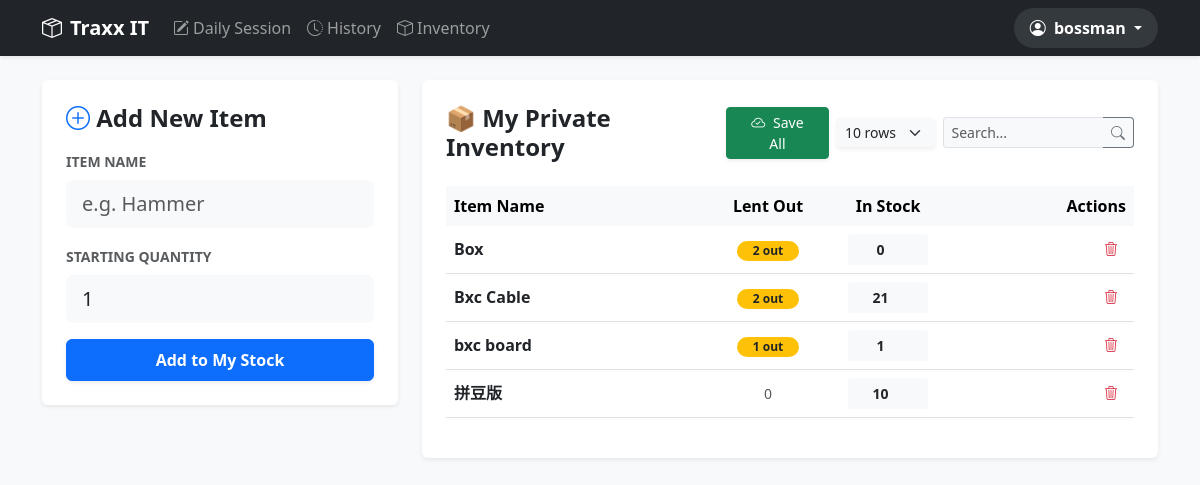
Page /inventory (signed in) on the committed database.
### models.py (models this page shows)
class User(db.Model):
    id = db.Column(db.Integer, primary_key=True)
    username = db.Column(db.String(80), unique=True, nullable=False)
    password = db.Column(db.String(120), nullable=False)
    role = db.Column(db.String(20), default='staff') # 'boss' or 'staff'
    display_name = db.Column(db.String(100), nullable=True)
    is_active = db.Column(db.Boolean, default=True)

class Item(db.Model):
    id = db.Column(db.Integer, primary_key=True)
    name = db.Column(db.String(100), nullable=False)
    quantity = db.Column(db.Integer, default=0)
    user_id = db.Column(db.Integer, db.ForeignKey('user.id'))
    is_active = db.Column(db.Boolean, default=True)

### app.py (the view, shortened to what this page needs)
@app.route('/inventory', methods=['GET', 'POST'])
def inventory():
    if 'user_id' not in session: return redirect(url_for('login'))
    user = db.session.get(User, session['user_id'])
    page = request.args.get('page', 1, type=int)
    per_page = request.args.get('per_page', 10, type=int)
    search_query = request.args.get('search', '')
    lent_subquery = db.session.query(DayRecord.item_id).filter(DayRecord.is_returned == False, DayRecord.is_sold == False).distinct().subquery()
    items_query = Item.query.filter_by(user_id=user.id).filter(
        db.or_(Item.is_active == True, Item.id.in_(lent_subquery))
    )
    if search_query:
        items_query = items_query.filter(Item.name.ilike(f"%{search_query}%"))
    pagination = items_query.order_by(Item.is_active.desc(), Item.name).paginate(page=page, per_page=per_page)
    for item in pagination.items:
        item.lent_out = db.session.query(func.sum(DayRecord.quantity_out)).filter(
            DayRecord.item_id == item.id, DayRecord.is_returned == False, DayRecord.is_sold == False
        ).scalar() or 0
    return render_template('inventory.html',
                           pagination=pagination,
                           items=pagination.items,
                           search_query=search_query,
                           per_page=per_page)

### app.py (called while the page is built)
@app.context_processor
def inject_user():
    if 'user_id' in session:
        user = User.query.get(session['user_id'])
        return dict(current_user=user)
    return dict(current_user=None)

### templates/inventory.html (shortened to what this page needs)
{% extends "base.html" %}
{% block content %}
<div class="row">
    <div class="col-md-4">
        <div class="card shadow-sm p-4 mb-4 border-0">
            <h4 class="fw-bold mb-3"><i class="bi bi-plus-circle text-primary"></i> Add New Item</h4>
            <form method="POST">
                <div class="mb-3">
                    <label class="form-label small fw-bold text-muted text-uppercase">Item Name</label>
                    <input type="text" name="name" class="form-control form-control-lg bg-light border-0" placeholder="e.g. Hammer" required>
                </div>
                <div class="mb-3">
                    <label class="form-label small fw-bold text-muted text-uppercase">Starting Quantity</label>
                    <input type="number" name="qty" class="form-control form-control-lg bg-light border-0" value="1" min="1" required>
                </div>
                <button type="submit" class="btn btn-primary w-100 fw-bold py-2 shadow-sm">
                    Add to My Stock
                </button>
            </form>
        </div>
    </div>
    <div class="col-md-8">
        <form method="POST">
            <div class="card shadow-sm p-4 border-0">
                <div class="d-flex justify-content-between align-items-center mb-4">
                    <h4 class="fw-bold mb-0">📦 My Private Inventory</h4>
                    <div class="d-flex gap-2 align-items-center">
                        <button type="submit" name="bulk_save" class="btn btn-success btn-sm shadow-sm px-3">
                            <i class="bi bi-cloud-check me-1"></i> Save All
                        </button>
                        <select name="per_page" class="form-select form-select-sm bg-light border-0 shadow-sm"
                                style="width: 100px;" form="searchForm" onchange="document.getElementById('searchForm').submit()">
                            <option value="10" {{ 'selected' if per_page == 10 }}>10 rows</option>
                        </select>
                        <div class="input-group input-group-sm" style="width: 200px;">
                            <input type="text" name="search" class="form-control border-end-0 bg-light"
                                   placeholder="Search..." value="{{ search_query }}" form="searchForm">
                            <button class="btn btn-outline-secondary border-start-0 bg-light" type="submit" form="searchForm">
                                <i class="bi bi-search"></i>
                            </button>
                        </div>
                    </div>
                </div>
                <div class="table-responsive">
                    <table class="table table-hover align-middle">
                        <thead class="table-light">
                            <tr>
                                <th class="border-0">Item Name</th>
                                <th class="border-0 text-center" style="width: 120px;">Lent Out</th>
                                <th class="border-0 text-center" style="width: 120px;">In Stock</th>
                                <th class="border-0 text-end">Actions</th>
                            </tr>
                        </thead>
                        <tbody>
                            {% for item in items %}
                            <tr>
                                <td class="fw-bold text-truncate" style="max-width: 200px;">{{ item.name }}</td>
                                <td class="text-center">
                                    {% if item.lent_out > 0 %}
                                        <span class="badge rounded-pill bg-warning text-dark px-3">
                                            {{ item.lent_out }} out
                                        </span>
                                    {% else %}
                                        <span class="text-muted small">0</span>
                                    {% endif %}
                                </td>
                                <td class="text-center">
                                    <input type="number" name="quantities[]"
                                           class="form-control form-control-sm text-center fw-bold border-0 bg-light mx-auto"
                                           style="width: 80px;"
                                           value="{{ item.quantity }}" min="0">
                                </td>
                                <td class="text-end">
                                    <a href="{{ url_for('delete_item', id=item.id) }}"
                                       class="btn btn-sm btn-outline-danger border-0"
                                       onclick="return confirm('Wait! All history for this item will be lost. Proceed?')">
                                        <i class="bi bi-trash3"></i>
                                    </a>
                                </td>
                            </tr>
                            {% endfor %}
                        </tbody>
                    </table>
                </div>
            </div>
        </form>
    </div>
</div>
{% endblock %}

### templates/base.html (shortened to what this page needs)
<!DOCTYPE html>
<html lang="en">
<head>
    <link href="https://cdn.jsdelivr.net/npm/bootstrap@5.3.0/dist/css/bootstrap.min.css" rel="stylesheet">
    <link rel="stylesheet" href="https://cdn.jsdelivr.net/npm/bootstrap-icons@1.11.0/font/bootstrap-icons.css">
</head>
<body class="bg-light">
    <nav class="navbar navbar-expand-lg navbar-dark bg-dark shadow-sm mb-4">
        <div class="container">
            <a class="navbar-brand fw-bold" href="{{ url_for('index') }}">
                <i class="bi bi-box-seam me-2"></i>Traxx IT
            </a>
            <div class="collapse navbar-collapse" id="navbarNav">
                <ul class="navbar-nav me-auto">
                    <li class="nav-item">
                        <a class="nav-link" href="{{ url_for('record') }}">
                            <i class="bi bi-pencil-square me-1"></i>Daily Session
                        </a>
                    </li>
                    <li class="nav-item">
                        <a class="nav-link" href="{{ url_for('history') }}">
                            <i class="bi bi-clock-history me-1"></i>History
                        </a>
                    </li>
                    <li class="nav-item">
                        <a class="nav-link" href="{{ url_for('inventory') }}">
                            <i class="bi bi-box me-1"></i>Inventory
                        </a>
                    </li>
                </ul>
                <ul class="navbar-nav ms-auto align-items-center">
                    {% if current_user %}
                    <li class="nav-item dropdown">
                        <a class="nav-link dropdown-toggle fw-bold text-white px-3 py-2 rounded-pill bg-secondary bg-opacity-25"
                           href="#" id="userDropdown" role="button" data-bs-toggle="dropdown" aria-expanded="false">
                            <i class="bi bi-person-circle me-1"></i>
                            {{ current_user.display_name or current_user.username }}
                        </a>
                    </li>
                    {% else %}
                    <li class="nav-item">
                        <a class="nav-link" href="{{ url_for('login') }}">Login</a>
                    </li>
                    {% endif %}
                </ul>
            </div>
        </div>
    </nav>
    <div class="container">
        {% block content %}{% endblock %}
    </div>
</body>
</html>

### rows in the picture
User: display_name+username "bossman"
Item: name "Box", lent_out "2", quantity "0"
Item: name "Bxc Cable", lent_out "2", quantity "21"
Item: name "bxc board", lent_out "1", quantity "1"
Item: name "拼豆版", shows "0", quantity "10"
